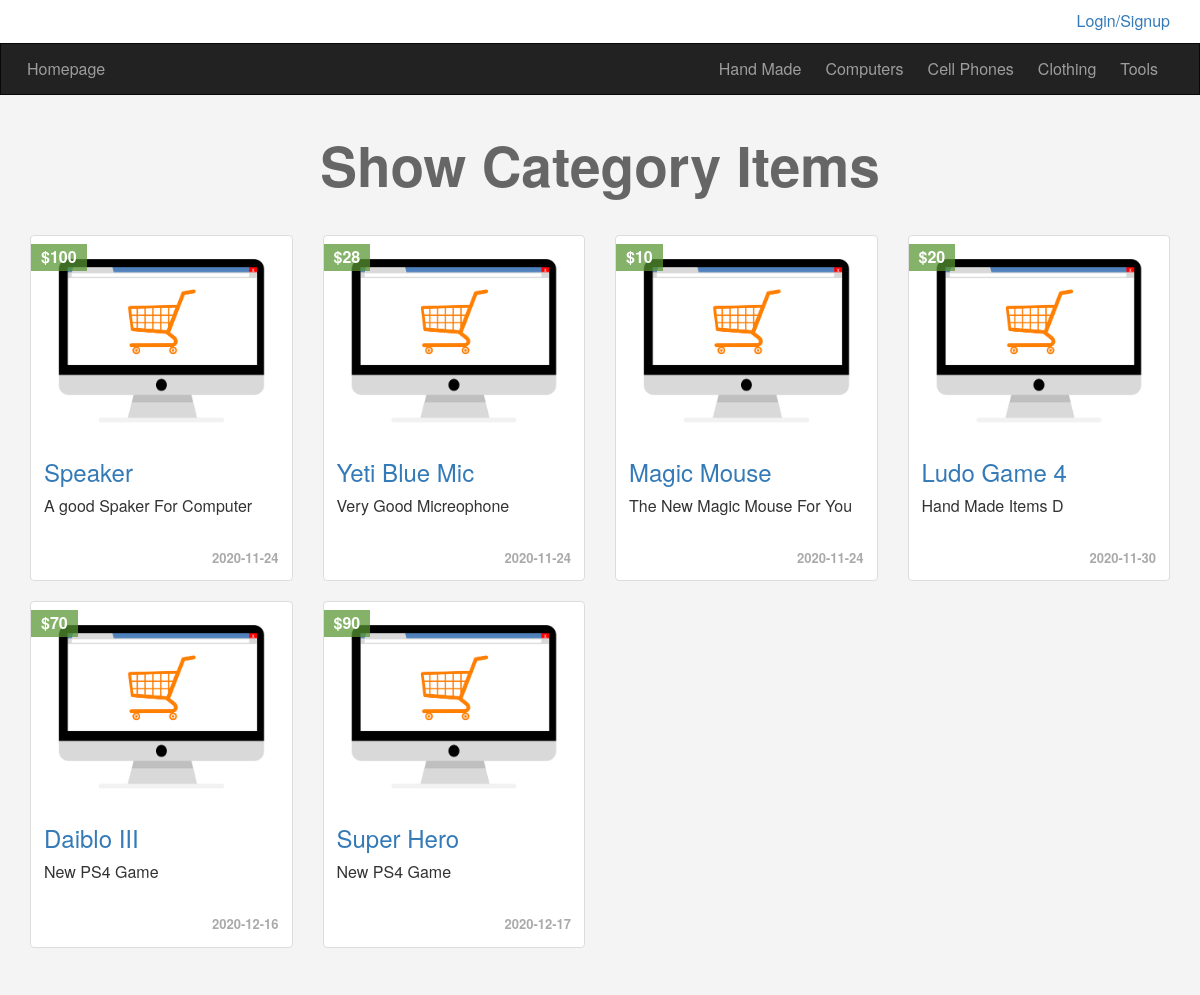
/categories.php?pageid=14, run on the app's committed database.
### tables this page shows
CREATE TABLE `categories` (
  `ID` int(6) NOT NULL,
  `Name` varchar(255) NOT NULL,
  `Description` text NOT NULL,
  `parent` int(11) NOT NULL,
  `Ordering` int(11) DEFAULT NULL,
  `Visibilty` tinyint(4) NOT NULL DEFAULT 0,
  `Allow_Comment` tinyint(4) NOT NULL DEFAULT 0,
  `Allow_Ads` tinyint(4) NOT NULL DEFAULT 0
);

CREATE TABLE `items` (
  `Item_ID` int(11) NOT NULL,
  `Name` varchar(255) NOT NULL,
  `Description` text NOT NULL,
  `Price` varchar(255) NOT NULL,
  `Add_Date` date NOT NULL,
  `Country_Made` varchar(255) NOT NULL,
  `Image` varchar(255) NOT NULL DEFAULT '0',
  `Status` varchar(255) NOT NULL,
  `Rating` smallint(6) NOT NULL DEFAULT 0,
  `Approve` tinyint(4) NOT NULL DEFAULT 0,
  `Cat_ID` int(11) NOT NULL,
  `Member_ID` int(11) NOT NULL,
  `tags` varchar(255) NOT NULL
);

### init.php (called while the page is built, shortened)
<?php
	include 'admin/connect.php';
	$tpl 	= "includes/templets/";
	$func   = "includes/functions/";
	$css    = "layout/css/";
	include $func .'function.php';
	include $tpl ."header.php";

### includes/functions/function.php (called while the page is built, shortened)
<?php
	function getAllFrom($faild, $table, $where = NULL, $and = NULL, $orderfaild, $ordering = 'ASC'){
		global $con;
		$getAll = $con->prepare("SELECT $faild FROM $table $where $and ORDER BY $orderfaild $ordering");
		$getAll->execute();
		$all = $getAll->fetchall();
		return $all;
	}

### categories.php (the view, shortened to what this page needs)
<?php
    include "init.php";?>
	<div class="container">
		<h1 class="text-center">Show Category Items</h1>
		<div class="row">
			<?php
			    if (isset($_GET['pageid']) && is_numeric($_GET['pageid'])) {
			    	$category = intval($_GET['pageid']);
				    $allItems = getAllFrom("*","items","where Cat_ID ={$category}","And Approve = 1","Item_ID");
					foreach ($allItems as $item) {
						echo "<div class='col-sm-6 col-md-3'>";
						   echo "<div class='thumbnail item-box'>";
						      echo "<span class='price'>$" . $item['Price']. "</span>";
						   	  echo "<img class='img-responsive' src='ecommerce.png' alt=''>";
						   	  echo "<div class='caption'>";
						   	  	 echo "<h3><a href='item.php?itemid=". $item['Item_ID'] ."'>".$item['Name']."</a></h3>";
						   	  	 echo "<p>" .$item['Description']."</p>";
						   	  	 echo "<div class='date'>" .$item['Add_Date']."</div>";
						   	  echo "</div>";
						   echo "</div>";
						echo "</div>";
					}
				} else {
					echo "You must add Page ID";
				}
			?>
	   </div>
	</div>
<?php include $tpl ."footer.php";?>

### includes/templets/header.php (shortened to what this page needs)
<!DOCTYPE html>
<html>
		<head>
			<link rel="stylesheet" href="<?php echo  $css ; ?>bootstrap.min.css">
			<link rel="stylesheet" href="<?php echo  $css ; ?>all.css">
			<link rel="stylesheet" href="<?php echo  $css ; ?>front.css">
		</head>
		<body>
			<div class="upper-bar">
				<div class="container">
					<?php
					if (isset($_SESSION['user'])) { ?>
						<img class=" my-img img-thumbnail" src='ecommerce.png' alt=''>
						<div class="btn-group my-info">
							<span class="btn dropdown-toggle" data-toggle="dropdown">
								<?php echo $sessionUser; ?>
								<span class="caret"></span>
						    </span>
							<ul class="dropdown-menu">
								<li><a href="profile.php">MY Profile</a></li>
								<li><a href="newad.php">New Item</a></li>
								<li><a href="profile.php#my-ads">My Items</a></li>
								<li><a href="logout.php">Logout</a></li>
							</ul>
						</div>
					<?php
					} else { ?>
						<a href="login.php">
						<span class="pull-right">Login/Signup</span>
					    </a>
					<?php } ?>
				</div>
			</div>
			<nav class="navbar navbar-inverse">
			  <div class="container">
			    <div class="navbar-header">
			      <a class="navbar-brand" href="index.php">Homepage</a>
			    </div>
			    <div class="collapse navbar-collapse" id="app">
			      <ul class="nav navbar-nav navbar-right">
			      	<?php
			   			$allCats = getAllFrom("*", "categories", "WHERE parent = 0", "", "ID", "ASC");
						foreach ($allCats as $cat) {
						echo '<li>
						         <a href="categories.php?pageid=' . $cat['ID'] .'">
						            '.$cat['Name'].'
						         </a>
						      </li>';
						}
					?>
			      </ul>
			    </div>
			  </div>
			</nav>

### layout/css/front.css (style rules this page uses)
body { background-color:#F4F4F4; font-size: 16px; height: 2000px }
h1 { font-size: 55px; margin:40px 0; color:#666; font-weight: bold; }
.navbar { border-radius:0px; margin-bottom: 0px; }
.nav>li>a ,.navbar-brand { padding:15px 12px; }
.navbar-brand { font-size:1em; }
.upper-bar { padding: 10px; background-color: #fff; }
.item-box { position: relative; }
.item-box .price { background-color: #589632ba; padding: 2px 10px; position: absolute; left: 0; top: 8px; font-weight: bold; color: #fff; }
.item-box .caption p { height: 44px; max-height: 44px; }
.thumbnail .date { text-align: right; font-size: 13px; color: #AAA; font-weight: bold; }

### data on the page
categories: Name "Hand Made"
categories: Name "Computers"
categories: Name "Cell Phones"
categories: Name "Clothing"
categories: Name "Tools"
items: Price "100", Name "Speaker", Description "A good Spaker For Computer", Add_Date "2020-11-24"
items: Price "28", Name "Yeti Blue Mic", Description "Very Good Micreophone", Add_Date "2020-11-24"
items: Price "10", Name "Magic Mouse", Description "The New Magic Mouse For You", Add_Date "2020-11-24"
items: Price "20", Name "Ludo Game 4", Description "Hand Made Items D", Add_Date "2020-11-30"
items: Price "70", Name "Daiblo III", Description "New PS4 Game", Add_Date "2020-12-16"
items: Price "90", Name "Super Hero", Description "New PS4 Game", Add_Date "2020-12-17"
